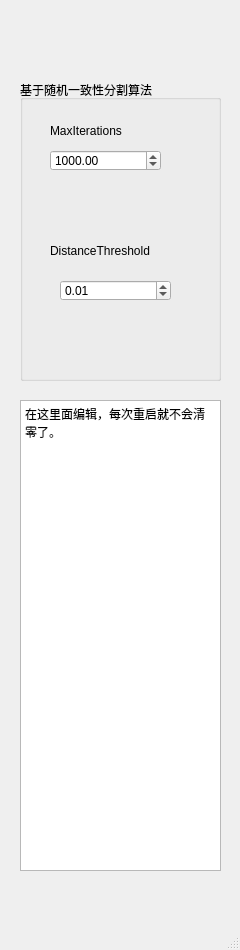
<?xml version="1.0" encoding="UTF-8"?>
<ui version="4.0">
 <class>FilterExtractIndices</class>
 <widget class="QMainWindow" name="FilterExtractIndices">
  <property name="geometry">
   <rect>
    <x>0</x>
    <y>0</y>
    <width>240</width>
    <height>950</height>
   </rect>
  </property>
  <property name="windowTitle">
   <string>MainWindow</string>
  </property>
  <widget class="QWidget" name="centralwidget">
   <widget class="QGroupBox" name="groupBox_3">
    <property name="geometry">
     <rect>
      <x>20</x>
      <y>80</y>
      <width>201</width>
      <height>301</height>
     </rect>
    </property>
    <property name="title">
     <string>基于随机一致性分割算法</string>
    </property>
    <widget class="QLabel" name="label_12">
     <property name="geometry">
      <rect>
       <x>30</x>
       <y>160</y>
       <width>111</width>
       <height>21</height>
      </rect>
     </property>
     <property name="text">
      <string>DistanceThreshold</string>
     </property>
    </widget>
    <widget class="QDoubleSpinBox" name="DTBox">
     <property name="geometry">
      <rect>
       <x>40</x>
       <y>200</y>
       <width>111</width>
       <height>21</height>
      </rect>
     </property>
     <property name="maximum">
      <double>9999.989999999999782</double>
     </property>
     <property name="singleStep">
      <double>0.010000000000000</double>
     </property>
     <property name="value">
      <double>0.010000000000000</double>
     </property>
    </widget>
    <widget class="QLabel" name="label_13">
     <property name="geometry">
      <rect>
       <x>30</x>
       <y>40</y>
       <width>131</width>
       <height>21</height>
      </rect>
     </property>
     <property name="text">
      <string>MaxIterations</string>
     </property>
    </widget>
    <widget class="QDoubleSpinBox" name="MIBox">
     <property name="geometry">
      <rect>
       <x>30</x>
       <y>70</y>
       <width>111</width>
       <height>21</height>
      </rect>
     </property>
     <property name="maximum">
      <double>999999.989999999990687</double>
     </property>
     <property name="value">
      <double>1000.000000000000000</double>
     </property>
    </widget>
   </widget>
   <widget class="QTextEdit" name="textEdit">
    <property name="geometry">
     <rect>
      <x>20</x>
      <y>400</y>
      <width>201</width>
      <height>471</height>
     </rect>
    </property>
    <property name="html">
     <string>&lt;!DOCTYPE HTML PUBLIC &quot;-//W3C//DTD HTML 4.0//EN&quot; &quot;http://www.w3.org/TR/REC-html40/strict.dtd&quot;&gt;
&lt;html&gt;&lt;head&gt;&lt;meta name=&quot;qrichtext&quot; content=&quot;1&quot; /&gt;&lt;style type=&quot;text/css&quot;&gt;
p, li { white-space: pre-wrap; }
&lt;/style&gt;&lt;/head&gt;&lt;body style=&quot; font-family:'SimSun'; font-size:9pt; font-weight:400; font-style:normal;&quot;&gt;
&lt;p style=&quot; margin-top:0px; margin-bottom:0px; margin-left:0px; margin-right:0px; -qt-block-indent:0; text-indent:0px;&quot;&gt;在这里面编辑，每次重启就不会清零了。&lt;/p&gt;&lt;/body&gt;&lt;/html&gt;</string>
    </property>
   </widget>
  </widget>
  <widget class="QMenuBar" name="menubar">
   <property name="geometry">
    <rect>
     <x>0</x>
     <y>0</y>
     <width>240</width>
     <height>26</height>
    </rect>
   </property>
  </widget>
  <widget class="QStatusBar" name="statusbar"/>
 </widget>
 <resources/>
 <connections/>
</ui>
